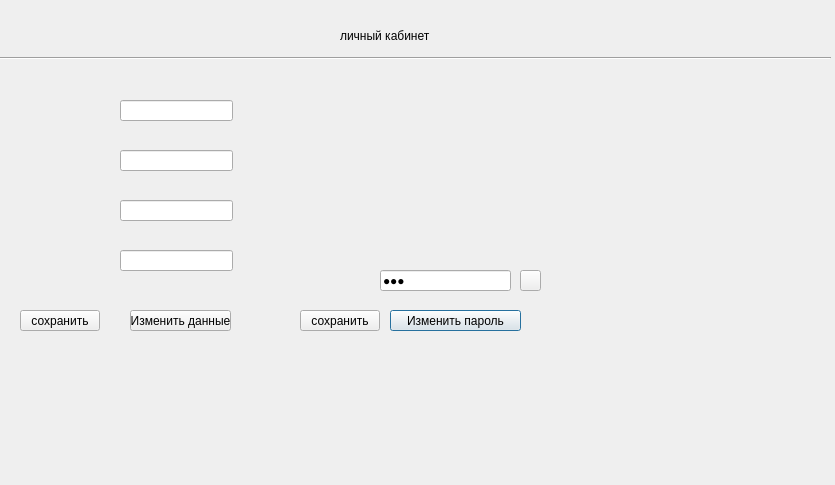
<?xml version="1.0" encoding="UTF-8"?>
<ui version="4.0">
 <class>profile</class>
 <widget class="QDialog" name="profile">
  <property name="geometry">
   <rect>
    <x>0</x>
    <y>0</y>
    <width>835</width>
    <height>485</height>
   </rect>
  </property>
  <property name="windowTitle">
   <string>Dialog</string>
  </property>
  <widget class="QLineEdit" name="lineEdit_name">
   <property name="geometry">
    <rect>
     <x>120</x>
     <y>100</y>
     <width>113</width>
     <height>21</height>
    </rect>
   </property>
  </widget>
  <widget class="QLineEdit" name="lineEdit_surname">
   <property name="geometry">
    <rect>
     <x>120</x>
     <y>150</y>
     <width>113</width>
     <height>21</height>
    </rect>
   </property>
  </widget>
  <widget class="QLineEdit" name="lineEdit_sex">
   <property name="geometry">
    <rect>
     <x>120</x>
     <y>200</y>
     <width>113</width>
     <height>21</height>
    </rect>
   </property>
  </widget>
  <widget class="QLineEdit" name="lineEdit_nick">
   <property name="geometry">
    <rect>
     <x>120</x>
     <y>250</y>
     <width>113</width>
     <height>21</height>
    </rect>
   </property>
  </widget>
  <widget class="QPushButton" name="pushButton_chpwd">
   <property name="geometry">
    <rect>
     <x>390</x>
     <y>310</y>
     <width>131</width>
     <height>21</height>
    </rect>
   </property>
   <property name="text">
    <string>Изменить пароль</string>
   </property>
  </widget>
  <widget class="QPushButton" name="pushButton_chinf">
   <property name="geometry">
    <rect>
     <x>130</x>
     <y>310</y>
     <width>101</width>
     <height>21</height>
    </rect>
   </property>
   <property name="text">
    <string>Изменить данные</string>
   </property>
  </widget>
  <widget class="QLineEdit" name="lineEdit_pwd">
   <property name="geometry">
    <rect>
     <x>380</x>
     <y>270</y>
     <width>131</width>
     <height>21</height>
    </rect>
   </property>
   <property name="text">
    <string>кал</string>
   </property>
   <property name="echoMode">
    <enum>QLineEdit::Password</enum>
   </property>
  </widget>
  <widget class="QPushButton" name="pushButton_shpwd">
   <property name="geometry">
    <rect>
     <x>520</x>
     <y>270</y>
     <width>21</width>
     <height>21</height>
    </rect>
   </property>
   <property name="text">
    <string/>
   </property>
   <property name="iconSize">
    <size>
     <width>16</width>
     <height>16</height>
    </size>
   </property>
  </widget>
  <widget class="QLabel" name="label">
   <property name="geometry">
    <rect>
     <x>340</x>
     <y>0</y>
     <width>221</width>
     <height>71</height>
    </rect>
   </property>
   <property name="text">
    <string>личный кабинет</string>
   </property>
  </widget>
  <widget class="Line" name="line">
   <property name="geometry">
    <rect>
     <x>0</x>
     <y>50</y>
     <width>831</width>
     <height>16</height>
    </rect>
   </property>
   <property name="orientation">
    <enum>Qt::Horizontal</enum>
   </property>
  </widget>
  <widget class="QPushButton" name="pushButton_saveinf">
   <property name="geometry">
    <rect>
     <x>20</x>
     <y>310</y>
     <width>80</width>
     <height>21</height>
    </rect>
   </property>
   <property name="text">
    <string>сохранить</string>
   </property>
  </widget>
  <widget class="QPushButton" name="pushButton_saveinf_savepwd">
   <property name="geometry">
    <rect>
     <x>300</x>
     <y>310</y>
     <width>80</width>
     <height>21</height>
    </rect>
   </property>
   <property name="text">
    <string>сохранить</string>
   </property>
  </widget>
 </widget>
 <resources/>
 <connections/>
</ui>
